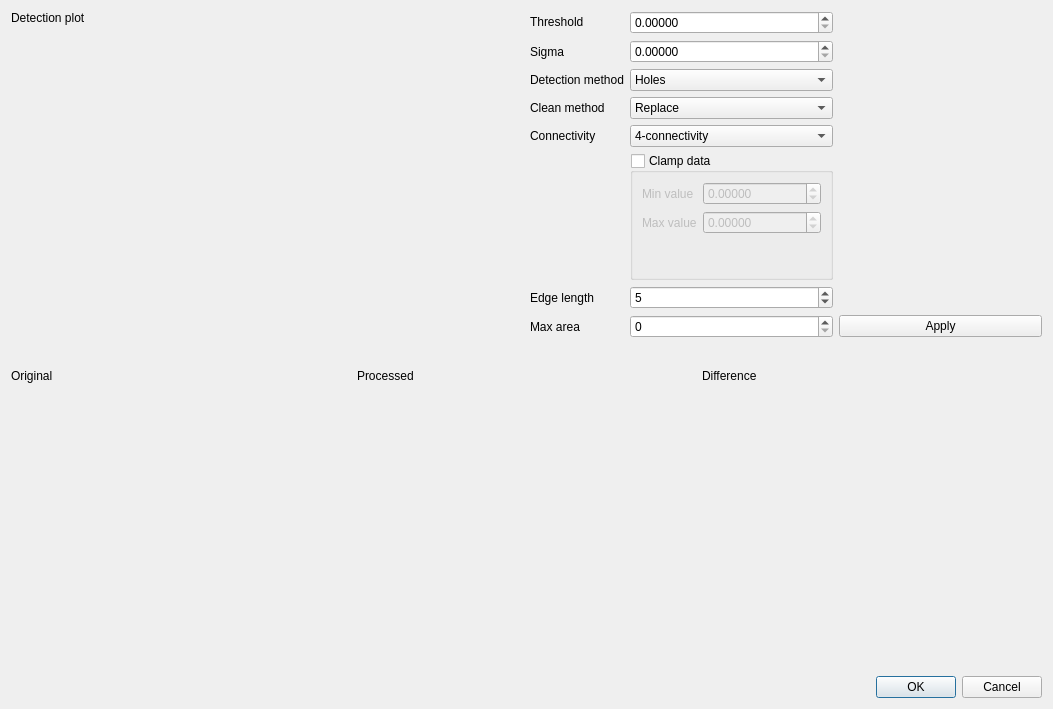
<?xml version="1.0" encoding="UTF-8"?>
<ui version="4.0">
 <class>MorphSpotCleanDlg</class>
 <widget class="QDialog" name="MorphSpotCleanDlg">
  <property name="geometry">
   <rect>
    <x>0</x>
    <y>0</y>
    <width>1053</width>
    <height>709</height>
   </rect>
  </property>
  <property name="windowTitle">
   <string>Morphological spot cleaning</string>
  </property>
  <layout class="QVBoxLayout" name="verticalLayout_2">
   <item>
    <layout class="QVBoxLayout" name="verticalLayout">
     <item>
      <layout class="QHBoxLayout" name="horizontalLayout">
       <item>
        <layout class="QVBoxLayout" name="verticalLayout_4">
         <item>
          <widget class="QLabel" name="label_11">
           <property name="sizePolicy">
            <sizepolicy hsizetype="Preferred" vsizetype="Maximum">
             <horstretch>0</horstretch>
             <verstretch>0</verstretch>
            </sizepolicy>
           </property>
           <property name="text">
            <string>Detection plot</string>
           </property>
          </widget>
         </item>
         <item>
          <widget class="QtAddons::PlotWidget" name="plotDetection" native="true">
           <property name="minimumSize">
            <size>
             <width>0</width>
             <height>192</height>
            </size>
           </property>
          </widget>
         </item>
        </layout>
       </item>
       <item>
        <layout class="QGridLayout" name="gridLayout">
         <item row="3" column="0">
          <widget class="QLabel" name="label_13">
           <property name="text">
            <string>Clean method</string>
           </property>
          </widget>
         </item>
         <item row="8" column="5">
          <widget class="QPushButton" name="buttonApply">
           <property name="toolTip">
            <string>Test the current settings.</string>
           </property>
           <property name="text">
            <string>Apply</string>
           </property>
          </widget>
         </item>
         <item row="8" column="0">
          <widget class="QLabel" name="label_7">
           <property name="text">
            <string>Max area</string>
           </property>
          </widget>
         </item>
         <item row="1" column="0">
          <widget class="QLabel" name="label_12">
           <property name="text">
            <string>Sigma</string>
           </property>
          </widget>
         </item>
         <item row="2" column="0">
          <widget class="QLabel" name="label_5">
           <property name="sizePolicy">
            <sizepolicy hsizetype="Maximum" vsizetype="Maximum">
             <horstretch>0</horstretch>
             <verstretch>0</verstretch>
            </sizepolicy>
           </property>
           <property name="text">
            <string>Detection method</string>
           </property>
          </widget>
         </item>
         <item row="2" column="1">
          <widget class="QComboBox" name="comboDetectionMethod">
           <property name="toolTip">
            <string>Selects the type of outliers to remove.</string>
           </property>
           <item>
            <property name="text">
             <string>Holes</string>
            </property>
           </item>
           <item>
            <property name="text">
             <string>Peaks</string>
            </property>
           </item>
           <item>
            <property name="text">
             <string>Both</string>
            </property>
           </item>
          </widget>
         </item>
         <item row="3" column="1">
          <widget class="QComboBox" name="comboCleanMethod">
           <property name="toolTip">
            <string>Selects repair algorithm</string>
           </property>
           <item>
            <property name="text">
             <string>Replace</string>
            </property>
           </item>
           <item>
            <property name="text">
             <string>Fill (Experimental)</string>
            </property>
           </item>
          </widget>
         </item>
         <item row="7" column="0">
          <widget class="QLabel" name="label_10">
           <property name="text">
            <string>Edge length</string>
           </property>
          </widget>
         </item>
         <item row="0" column="0">
          <widget class="QLabel" name="label_4">
           <property name="sizePolicy">
            <sizepolicy hsizetype="Maximum" vsizetype="Maximum">
             <horstretch>0</horstretch>
             <verstretch>0</verstretch>
            </sizepolicy>
           </property>
           <property name="text">
            <string>Threshold</string>
           </property>
          </widget>
         </item>
         <item row="8" column="1">
          <widget class="QSpinBox" name="spinArea">
           <property name="toolTip">
            <string>Sets the largest area that should considered being a spot.</string>
           </property>
           <property name="maximum">
            <number>1000</number>
           </property>
          </widget>
         </item>
         <item row="0" column="1">
          <widget class="QDoubleSpinBox" name="spinThreshold">
           <property name="toolTip">
            <string>Threshold value to select the cleaning level.</string>
           </property>
           <property name="decimals">
            <number>5</number>
           </property>
           <property name="maximum">
            <double>9999.000000000000000</double>
           </property>
          </widget>
         </item>
         <item row="7" column="1">
          <widget class="QSpinBox" name="spinEdgeLenght">
           <property name="toolTip">
            <string>Length of an edge smothing filter. Improves the edge processing.</string>
           </property>
           <property name="minimum">
            <number>1</number>
           </property>
           <property name="value">
            <number>5</number>
           </property>
          </widget>
         </item>
         <item row="1" column="1">
          <widget class="QDoubleSpinBox" name="spinSigma">
           <property name="toolTip">
            <string>Width of the mixing band, allows a fuzzy mix between smooth and orignal image.</string>
           </property>
           <property name="decimals">
            <number>5</number>
           </property>
          </widget>
         </item>
         <item row="5" column="1">
          <widget class="QGroupBox" name="groupClampData">
           <property name="toolTip">
            <string>Activates data clamping into an interval</string>
           </property>
           <property name="title">
            <string>Clamp data</string>
           </property>
           <property name="checkable">
            <bool>true</bool>
           </property>
           <property name="checked">
            <bool>false</bool>
           </property>
           <layout class="QFormLayout" name="formLayout">
            <item row="0" column="0">
             <widget class="QLabel" name="label_8">
              <property name="text">
               <string>Min value</string>
              </property>
             </widget>
            </item>
            <item row="0" column="1">
             <widget class="QDoubleSpinBox" name="spinMinValue">
              <property name="toolTip">
               <string>Additional value clamping, setting lowest value allowed.</string>
              </property>
              <property name="decimals">
               <number>5</number>
              </property>
              <property name="minimum">
               <double>-99999.000000000000000</double>
              </property>
              <property name="maximum">
               <double>99999.000000000000000</double>
              </property>
             </widget>
            </item>
            <item row="1" column="0">
             <widget class="QLabel" name="label_9">
              <property name="text">
               <string>Max value</string>
              </property>
             </widget>
            </item>
            <item row="1" column="1">
             <widget class="QDoubleSpinBox" name="spinMaxValue">
              <property name="toolTip">
               <string>Additional value clamping, setting greatest value allowed.</string>
              </property>
              <property name="decimals">
               <number>5</number>
              </property>
              <property name="minimum">
               <double>-99999.000000000000000</double>
              </property>
              <property name="maximum">
               <double>99999.000000000000000</double>
              </property>
             </widget>
            </item>
           </layout>
          </widget>
         </item>
         <item row="4" column="0">
          <widget class="QLabel" name="label_6">
           <property name="sizePolicy">
            <sizepolicy hsizetype="Maximum" vsizetype="Maximum">
             <horstretch>0</horstretch>
             <verstretch>0</verstretch>
            </sizepolicy>
           </property>
           <property name="text">
            <string>Connectivity</string>
           </property>
          </widget>
         </item>
         <item row="4" column="1">
          <widget class="QComboBox" name="comboConnectivity">
           <property name="toolTip">
            <string>Selects morphological connectivity</string>
           </property>
           <item>
            <property name="text">
             <string>4-connectivity</string>
            </property>
           </item>
           <item>
            <property name="text">
             <string>8-connectivity</string>
            </property>
           </item>
          </widget>
         </item>
        </layout>
       </item>
      </layout>
     </item>
    </layout>
   </item>
   <item>
    <layout class="QGridLayout" name="gridLayout_2">
     <item row="1" column="1">
      <widget class="QtAddons::ImageViewerWidget" name="viewer_processed" native="true">
       <property name="minimumSize">
        <size>
         <width>0</width>
         <height>256</height>
        </size>
       </property>
      </widget>
     </item>
     <item row="1" column="0">
      <widget class="QtAddons::ImageViewerWidget" name="viewer_original" native="true">
       <property name="minimumSize">
        <size>
         <width>0</width>
         <height>256</height>
        </size>
       </property>
      </widget>
     </item>
     <item row="1" column="2">
      <widget class="QtAddons::ImageViewerWidget" name="viewer_difference" native="true">
       <property name="minimumSize">
        <size>
         <width>0</width>
         <height>256</height>
        </size>
       </property>
      </widget>
     </item>
     <item row="0" column="0">
      <widget class="QLabel" name="label">
       <property name="text">
        <string>Original</string>
       </property>
      </widget>
     </item>
     <item row="0" column="1">
      <widget class="QLabel" name="label_2">
       <property name="text">
        <string>Processed</string>
       </property>
      </widget>
     </item>
     <item row="0" column="2">
      <widget class="QLabel" name="label_3">
       <property name="text">
        <string>Difference</string>
       </property>
      </widget>
     </item>
    </layout>
   </item>
   <item>
    <widget class="QDialogButtonBox" name="buttonBox">
     <property name="orientation">
      <enum>Qt::Horizontal</enum>
     </property>
     <property name="standardButtons">
      <set>QDialogButtonBox::Cancel|QDialogButtonBox::Ok</set>
     </property>
    </widget>
   </item>
  </layout>
 </widget>
 <customwidgets>
  <customwidget>
   <class>QtAddons::PlotWidget</class>
   <extends>QWidget</extends>
   <header location="global">plotwidget.h</header>
   <container>1</container>
  </customwidget>
  <customwidget>
   <class>QtAddons::ImageViewerWidget</class>
   <extends>QWidget</extends>
   <header location="global">imageviewerwidget.h</header>
   <container>1</container>
  </customwidget>
 </customwidgets>
 <resources/>
 <connections>
  <connection>
   <sender>buttonBox</sender>
   <signal>accepted()</signal>
   <receiver>MorphSpotCleanDlg</receiver>
   <slot>accept()</slot>
   <hints>
    <hint type="sourcelabel">
     <x>248</x>
     <y>254</y>
    </hint>
    <hint type="destinationlabel">
     <x>157</x>
     <y>274</y>
    </hint>
   </hints>
  </connection>
  <connection>
   <sender>buttonBox</sender>
   <signal>rejected()</signal>
   <receiver>MorphSpotCleanDlg</receiver>
   <slot>reject()</slot>
   <hints>
    <hint type="sourcelabel">
     <x>316</x>
     <y>260</y>
    </hint>
    <hint type="destinationlabel">
     <x>286</x>
     <y>274</y>
    </hint>
   </hints>
  </connection>
 </connections>
</ui>
